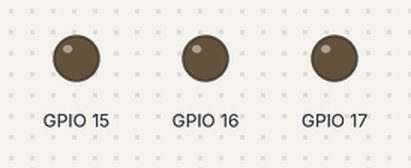
A program run on a simulated ESP32-S3. On the bench: output pins drawn as LEDs (lit = HIGH).

Above: at 0.1 s.
At 0.9 s:
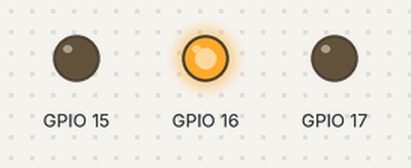
At 1.3 s:
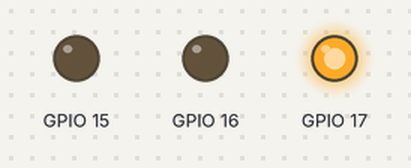
At 1.9 s:
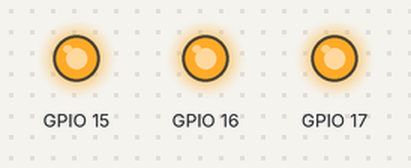
At 3.1 s:
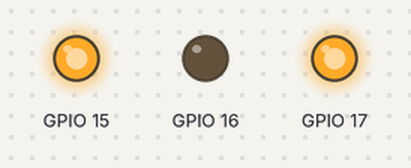
At 4.3 s:
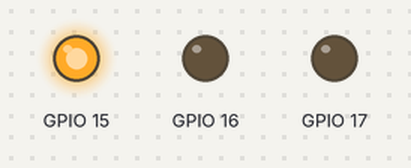
Timing chart, 0 to 4.6 s (numbered marks = the images above):
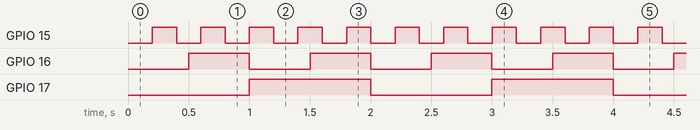

The program:

main.cpp
```cpp
#include <Arduino.h>
#include "led.h"

void blinkLed(Led &led)
{
  uint64_t curMillis = millis();
  if (curMillis - led.getLastTick() >= led.getBLinkPeriod())
  {
    led.setLastTick(curMillis);
    led.toggle();
  }
}

Led led1(15);
Led led2(16, 500);
Led led3(17, 1000);

void setup()
{
  led1.init();
  led2.init();
  led3.init();
}

void loop()
{
  blinkLed(led1);
  blinkLed(led2);
  blinkLed(led3);
}
```

led.h
```cpp
#include "types.h"

class Led
{
private:
    bool state{false};
    pin_t pin;
    uint64_t lastTick{0};
    uint16_t blinkPeriod{200};
public:
    void on();
    void off();
    void init();
    explicit Led();
    explicit Led(pin_t pin);
    explicit Led(pin_t pin, uint16_t blperiod);
    ~Led();
    void setLedState(bool st);
    bool getLedState() const;
    void toggle();
    pin_t getLedPin() const;
    void setLastTick(uint64_t lstTick);
    uint64_t getLastTick() const;
    uint16_t getBLinkPeriod() const;
};
```

types.h
```cpp
#ifndef TYPES_H
#define TYPES_H

#include <Arduino.h>

typedef uint8_t pin_t;

#endif
```

led.cpp
```cpp
#include "led.h"

void Led::on()
{
    state = true;
    digitalWrite(pin, HIGH);
}

void Led::off()
{
    state = false;
    digitalWrite(pin, LOW);
}

void Led::init()
{
    pinMode(pin, OUTPUT);
    off();
}

Led::Led() : pin()
{

}

Led::Led(pin_t pin) : pin(pin)
{

}

Led::Led(pin_t pin, uint16_t blperiod) : pin(pin), blinkPeriod(blperiod)
{
}

Led::~Led()
{
}

void Led::setLedState(bool st)
{
    state = st;
    digitalWrite(pin, state ? HIGH : LOW);
}

bool Led::getLedState() const
{
    return state;
}

void Led::toggle()
{
    setLedState(!state);
}

pin_t Led::getLedPin() const
{
    return pin;
}

void Led::setLastTick(uint64_t lstTick)
{
    lastTick = lstTick;
}

uint64_t Led::getLastTick() const
{
    return lastTick;
}

uint16_t Led::getBLinkPeriod() const
{
    return blinkPeriod;
}
```

Measured:
- by itself, GPIO 15: alternates HIGH for 0.20 s and LOW for 0.20 s
- by itself, GPIO 16: alternates HIGH for 0.50 s and LOW for 0.50 s
- by itself, GPIO 17: alternates HIGH for 1.0 s and LOW for 1.0 s
